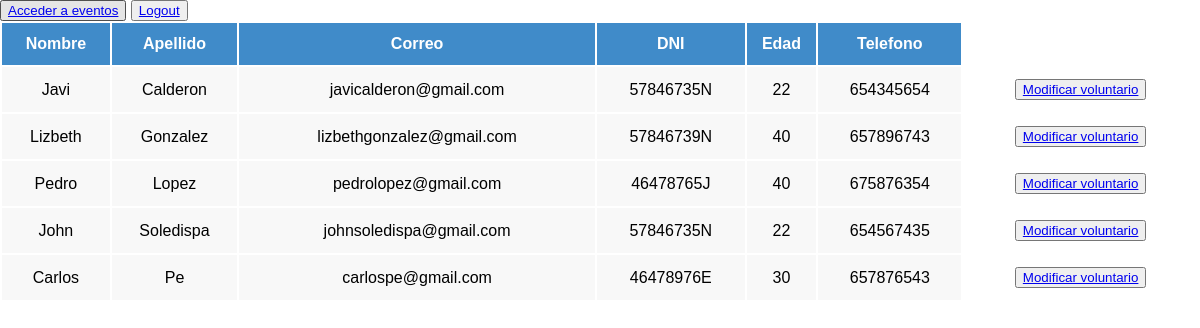
Screenshot of /view/zona.voluntarios.php (signed in) with the database file from the repository.
### tables this page shows
CREATE TABLE `tbl_voluntario` (
  `id_voluntario` int(11) NOT NULL,
  `nombre_voluntario` varchar(50) NOT NULL,
  `apellido_voluntario` varchar(50) NOT NULL,
  `correo_voluntario` varchar(50) NOT NULL,
  `dni_voluntario` varchar(9) NOT NULL,
  `edad_voluntario` int(3) NOT NULL,
  `telf_voluntario` int(9) NOT NULL,
  `habilitado_voluntario` tinyint(1) NOT NULL
);

### view/zona.voluntarios.php (the view, shortened to what this page needs)
<?php
require_once "../services/connection.php";
if ($_SESSION['email']=="") {
    header("location:login.html");
}else {
?>
<!DOCTYPE html>
<html lang="en">
<head>
    <link href="../css/style.css" rel="stylesheet">
</head>
<body>
    <button type="submit"><a type='button' href='zona.eventos.php'>Acceder a eventos</a></button>
    <button type="submit"><a type='button' href="../proceses/logout.proc.php">Logout</a></button>
    <?php
    $sentencia1=$pdo->prepare("SELECT * FROM tbl_voluntario");
    $sentencia1->execute();
    echo  "<div>";
    echo  "<table>";
    echo  "<tr>";
    echo  "<th class='blue'>Nombre</th>";
    echo  "<th class='blue'>Apellido</th>";
    echo  "<th class='blue'>Correo</th>";
    echo  "<th class='blue'>DNI</th>";
    echo  "<th class='blue'>Edad</th>";
    echo  "<th class='blue'>Telefono</th>";
    echo  "</tr>";
    foreach ($sentencia1 as $localizacion1) {
        echo  "<tr>";
            echo "<td class='gris'>{$localizacion1['nombre_voluntario']}</td>";
            echo "<td class='gris'>{$localizacion1['apellido_voluntario']}</td>";
            echo "<td class='gris'>{$localizacion1['correo_voluntario']}</td>";
            echo "<td class='gris'>{$localizacion1['dni_voluntario']}</td>";
            echo "<td class='gris'>{$localizacion1['edad_voluntario']}</td>";
            echo "<td class='gris'>{$localizacion1['telf_voluntario']}</td>";
            echo "<td><button type='submit'><a type='button' href='modvoluntarios.php?id_voluntario={$localizacion1['id_voluntario']}'>Modificar voluntario</a></button></td>";
        echo "</tr>";
    }
    echo "</table>";
    echo "</div>";
    ?>
</body>
</html>
<?php
}
?>

### css/style.css (style rules this page uses)
* { box-sizing: border-box; font-family: Arial, Helvetica, sans-serif; }
body { margin: 0; }
table { width: 100%; }
tr { padding: 1%; text-align: center; }
th { padding: 1%; text-align: center; }
td { padding: 1%; text-align: center; }
.gris { background-color: #f8f8f8; }
.blue { background-color: #408bc9; color: white; }

### rows the page displays
tbl_voluntario: nombre_voluntario "Javi", apellido_voluntario "Calderon", correo_voluntario "javicalderon@gmail.com", dni_voluntario "57846735N", edad_voluntario "22", telf_voluntario "654345654"
tbl_voluntario: nombre_voluntario "Lizbeth", apellido_voluntario "Gonzalez", correo_voluntario "lizbethgonzalez@gmail.com", dni_voluntario "57846739N", edad_voluntario "40", telf_voluntario "657896743"
tbl_voluntario: nombre_voluntario "Pedro", apellido_voluntario "Lopez", correo_voluntario "pedrolopez@gmail.com", dni_voluntario "46478765J", edad_voluntario "40", telf_voluntario "675876354"
tbl_voluntario: nombre_voluntario "John", apellido_voluntario "Soledispa", correo_voluntario "johnsoledispa@gmail.com", dni_voluntario "57846735N", edad_voluntario "22", telf_voluntario "654567435"
tbl_voluntario: nombre_voluntario "Carlos", apellido_voluntario "Pe", correo_voluntario "carlospe@gmail.com", dni_voluntario "46478976E", edad_voluntario "30", telf_voluntario "657876543"
